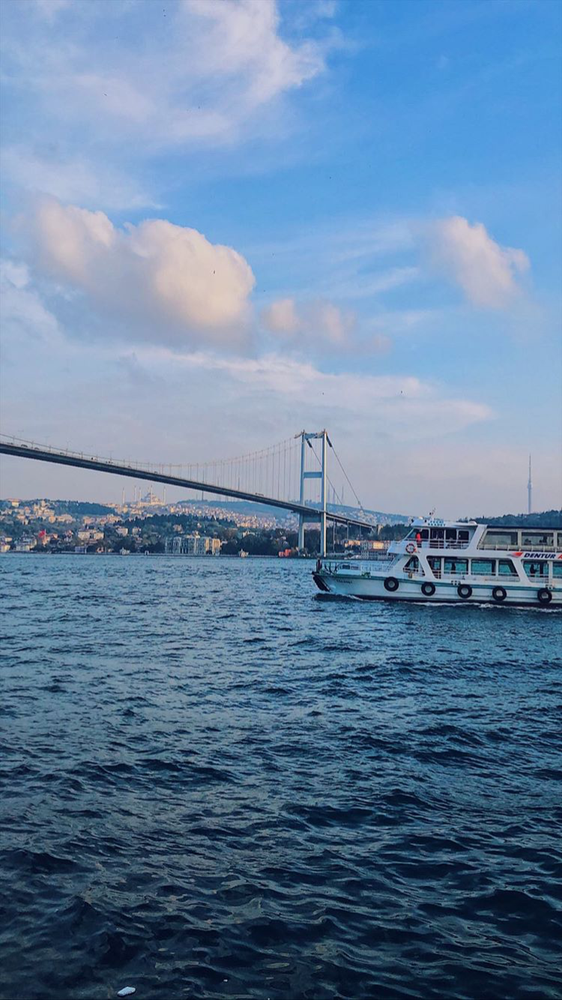
#> input picture histogram/ana_resim.png, 562 x 1000 px, shrunk from 750 x 1334 before the run, found by its file name
$ python histogram.py
#> lines starting #> are read from the running program, lines starting #| are printed output that depends on the picture
import cv2
import numpy as np
import matplotlib.pyplot as plt #histogram çizdirmek için gerekli


img=cv2.imread("D:/python_/openCV/.idea/histogram/ana_resim.png")# resmin ismi ya da olduğu yerin uzantısı
#> img is the input picture: shape (1000, 562, 3); mean B, G, R 158.4, 128.1, 99.7
b,g,r =cv2.split(img) # cv2.split(img) bgr yi birbirinden ayırıp değişkenlere atar
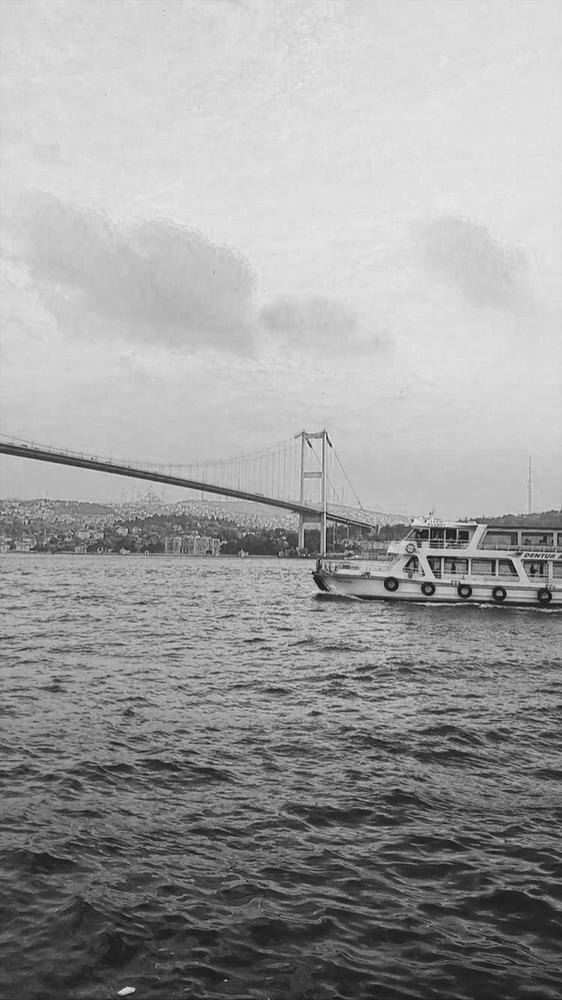
#> b: shape (1000, 562); min 10, max 245, mean 158.4
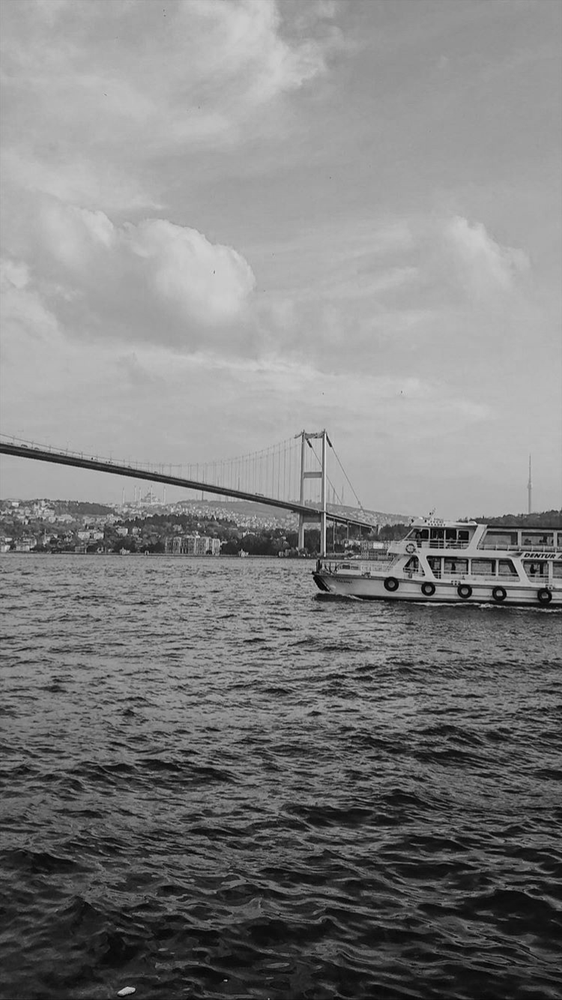
#> g: shape (1000, 562); min 0, max 237, mean 128.1
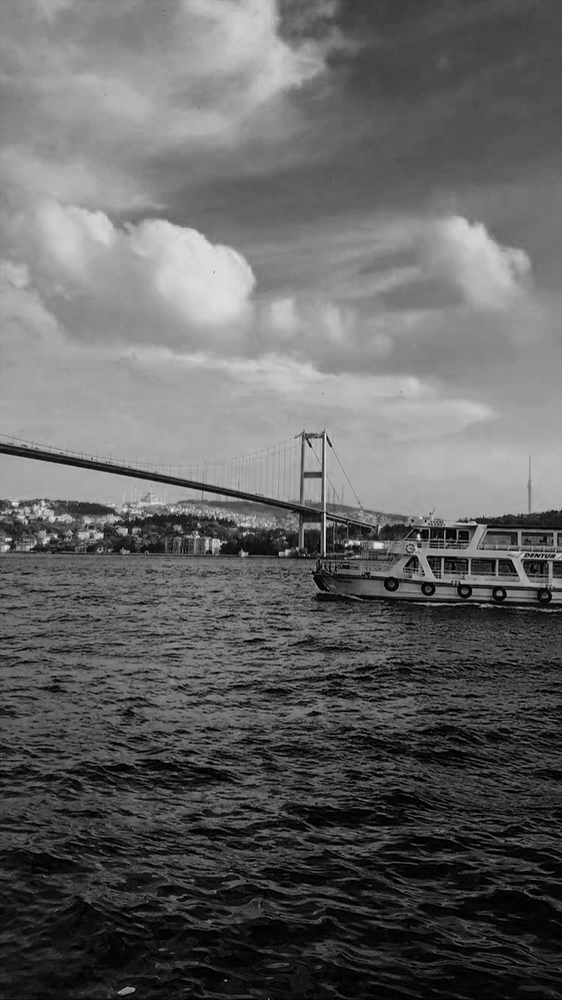
#> r: shape (1000, 562); min 0, max 242, mean 99.7

cv2.imshow("manzaram",img)
"""
cv2.imshow("blue",b)
cv2.imshow("green",g)
cv2.imshow("red",r)
"""

plt.hist(img.ravel(),256,[0,256])
#tüm verilweri tek yatay sıraya dizdi, renk değeri
plt.hist(b.ravel(), 256,[0, 256])
plt.hist(g.ravel(), 256,[0, 256])
plt.hist(r.ravel(), 256,[0, 256])

plt.show()
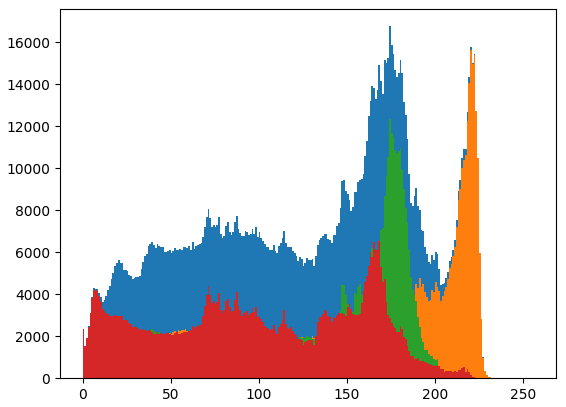
#> figure drawn by matplotlib, 1 panel; tallest bar 16758 high, from x = 174 to 175; tallest bar 15611 high, from x = 220 to 221; tallest bar 12345 high, from x = 174 to 175
cv2.destroyAllWindows()
